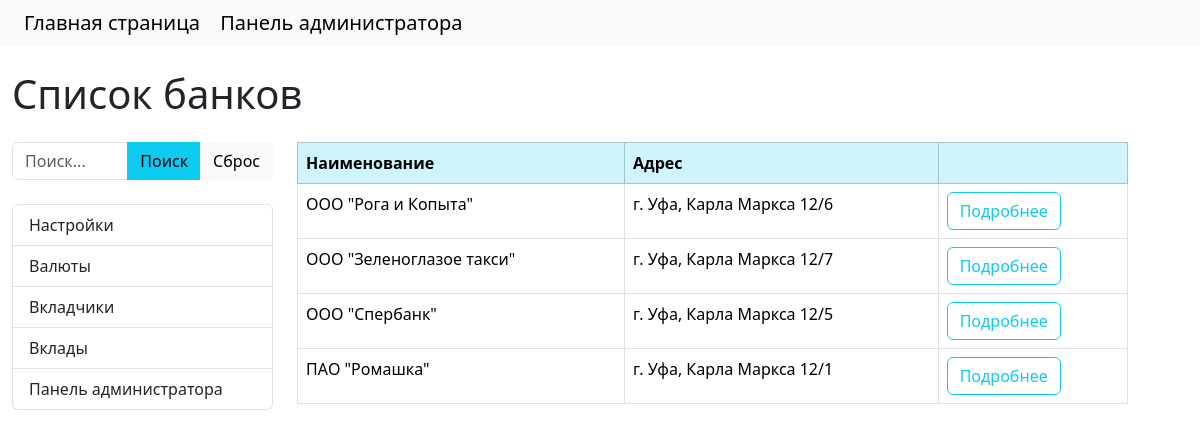
/, run on an earlier commit of the app's database.
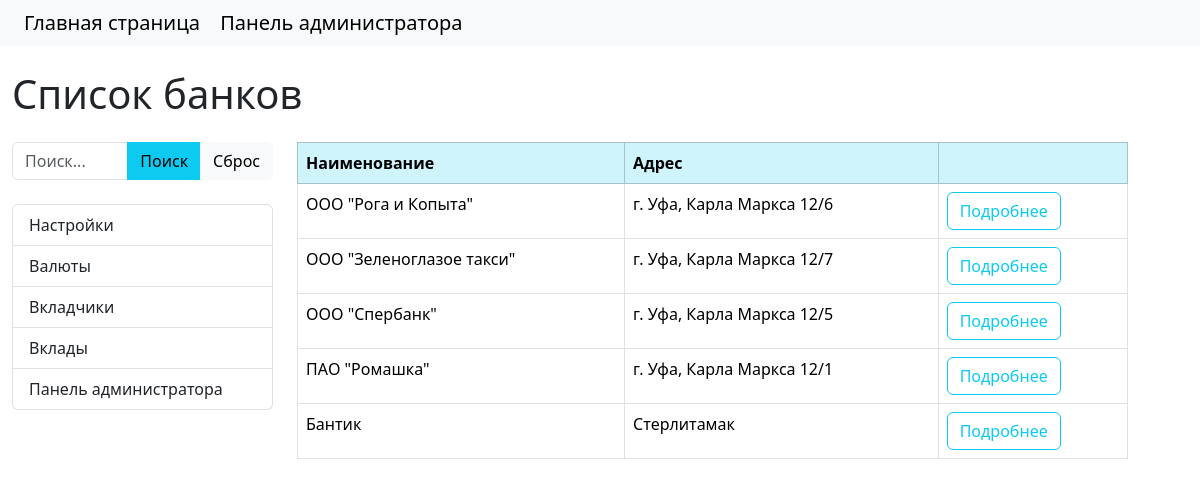
And on a later commit of the database.
### core/models.py (models this page shows, shortened)
class Bank(models.Model):
    name = models.CharField('Наименование', max_length=100, unique=True)
    address = models.CharField('Адрес', max_length=200)
    class Meta:
        verbose_name = 'Банк'
        verbose_name_plural = 'Банки'

### core/views.py (the view)
# urls.py: path('', views.BanksList.as_view(), name='home'),
class BanksList(ListView):
    model = models.Bank
    context_object_name = 'banks'
    template_name = 'core/index.html'
    def get_filters(self):
        queryset = super().get_queryset()
        return filters.BanksFilter(self.request.GET, queryset=queryset)
    def get_queryset(self):
        return self.get_filters().qs
    def get_context_data(self, **kwargs):
        context = super().get_context_data(**kwargs)
        context['filters'] = self.get_filters()
        context['title'] = 'Список банков'
        return context

### core/templates/core/index.html (shortened to what this page needs)
{% extends 'base.html' %}
{% block page_title %}
<h1 class="mb-4">
    {{ title }}
</h1>
{% endblock %}
{% block sidebar %}
<div class="col-md-3">
    <form method="get">
        <div class="input-group">
            <input name="term" type="text" class="form-control" placeholder="Поиск..." aria-label="Поиск..."
               aria-describedby="button-addon2" value="{{ filters.data.term }}">
            <button type="submit" class="btn btn-info">Поиск</button>
            <a href="{% url 'home' %}" class="btn btn-light">Сброс</a>
        </div>
    </form>
    <ul class="list-group mt-4">
        <a class="list-group-item" href="{% url 'banks_settings' %}">Настройки</a>
        <a class="list-group-item" href="{% url 'currency' %}">Валюты</a>
        <a class="list-group-item" href="{% url 'depositors' %}">Вкладчики</a>
        <a class="list-group-item" href="{% url 'deposits' %}">Вклады</a>
        <a class="list-group-item" href="{% url 'admin' %}">Панель администратора</a>
    </ul>
</div>
{% endblock %}
{% block content %}
<div class="col-md-9">
    <table class="table table-bordered">
        <thead class="table-info">
        <tr>
            <th scope="col">Наименование</th>
            <th scope="col">Адрес</th>
            <th scope="col"></th>
        </tr>
        </thead>
        <tbody>
        {% for item in banks %}
        <tr>
            <td>{{ item.name }}</td>
            <td>{{ item.address }}</td>
            <td>
                <a href="{% url 'bank_detail' pk=item.pk %}" class="btn btn-outline-info">Подробнее</a>
            </td>
        </tr>
        {% endfor %}
        </tbody>
    </table>
</div>
{% endblock %}

What changed in the data, as far as the page shows it:
added Bank: name "Бантик", address "Стерлитамак"
